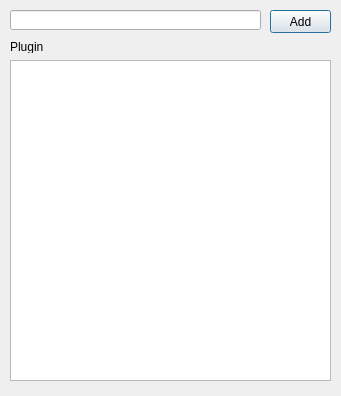
<?xml version="1.0" encoding="UTF-8"?>
<ui version="4.0">
 <class>PluginDialog</class>
 <widget class="QDialog" name="PluginDialog">
  <property name="geometry">
   <rect>
    <x>0</x>
    <y>0</y>
    <width>341</width>
    <height>396</height>
   </rect>
  </property>
  <property name="windowTitle">
   <string>Dialog</string>
  </property>
  <widget class="QListWidget" name="listWidget">
   <property name="geometry">
    <rect>
     <x>10</x>
     <y>60</y>
     <width>321</width>
     <height>321</height>
    </rect>
   </property>
  </widget>
  <widget class="QLabel" name="label">
   <property name="geometry">
    <rect>
     <x>10</x>
     <y>40</y>
     <width>47</width>
     <height>13</height>
    </rect>
   </property>
   <property name="text">
    <string>Plugin</string>
   </property>
  </widget>
  <widget class="QLineEdit" name="lineEdit">
   <property name="geometry">
    <rect>
     <x>10</x>
     <y>10</y>
     <width>251</width>
     <height>20</height>
    </rect>
   </property>
  </widget>
  <widget class="QPushButton" name="pushButton">
   <property name="geometry">
    <rect>
     <x>270</x>
     <y>10</y>
     <width>61</width>
     <height>23</height>
    </rect>
   </property>
   <property name="text">
    <string>Add</string>
   </property>
  </widget>
 </widget>
 <resources/>
 <connections/>
</ui>
